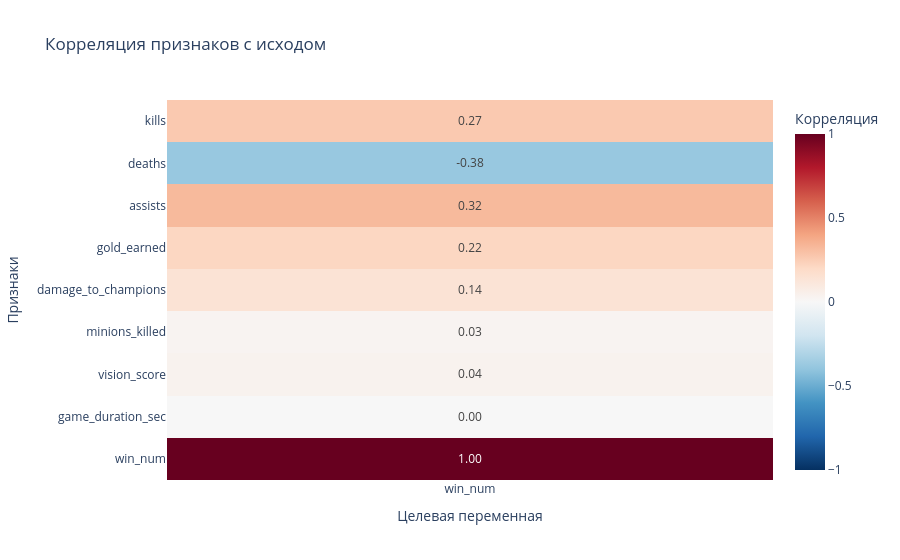

Notebook cell for this chart:
### Code cell
fig = px.imshow(
    duckdb.query(query).to_df().corr(method='pearson')[['win_num']],
    text_auto='.2f',          # показываем значения с двумя знаками
    color_continuous_scale='RdBu_r',
    range_color=[-1, 1],
    aspect='auto',
    title='Корреляция признаков с исходом',
    labels=dict(x='Целевая переменная', y='Признаки', color='Корреляция')
)

fig.update_layout(
    template='plotly_white'
)
fig.show()

### Figure 1 — Plotly figure (JSON) as saved in the notebook; plotly's stock layout.template omitted (floating-point values rounded to 4 significant figures)
{"data": [{"coloraxis": "coloraxis", "hovertemplate": "Целевая переменная: %{x}<br>Признаки: %{y}<br>Корреляция: %{z}<extra></extra>", "name": "0", "texttemplate": "%{z:.2f}", "type": "heatmap", "x": ["win_num"], "xaxis": "x", "y": ["kills", "deaths", "assists", "gold_earned", "damage_to_champions", "minions_killed", "vision_score", "game_duration_sec", "win_num"], "yaxis": "y", "z": [[0.2676], [-0.3803], [0.3233], [0.2159], [0.1414], [0.02615], [0.03596], [-6.908e-17], [1.0]]}], "layout": {"coloraxis": {"cmax": 1, "cmin": -1, "colorbar": {"title": {"text": "Корреляция"}}, "colorscale": [[0, "rgb(5,48,97)"], [0.1, "rgb(33,102,172)"], [0.2, "rgb(67,147,195)"], [0.3, "rgb(146,197,222)"], [0.4, "rgb(209,229,240)"], [0.5, "rgb(247,247,247)"], [0.6, "rgb(253,219,199)"], [0.7, "rgb(244,165,130)"], [0.8, "rgb(214,96,77)"], [0.9, "rgb(178,24,43)"], [1, "rgb(103,0,31)"]]}, "title": {"text": "Корреляция признаков с исходом"}, "xaxis": {"anchor": "y", "domain": [0, 1], "title": {"text": "Целевая переменная"}}, "yaxis": {"anchor": "x", "autorange": "reversed", "domain": [0, 1], "title": {"text": "Признаки"}}}}
